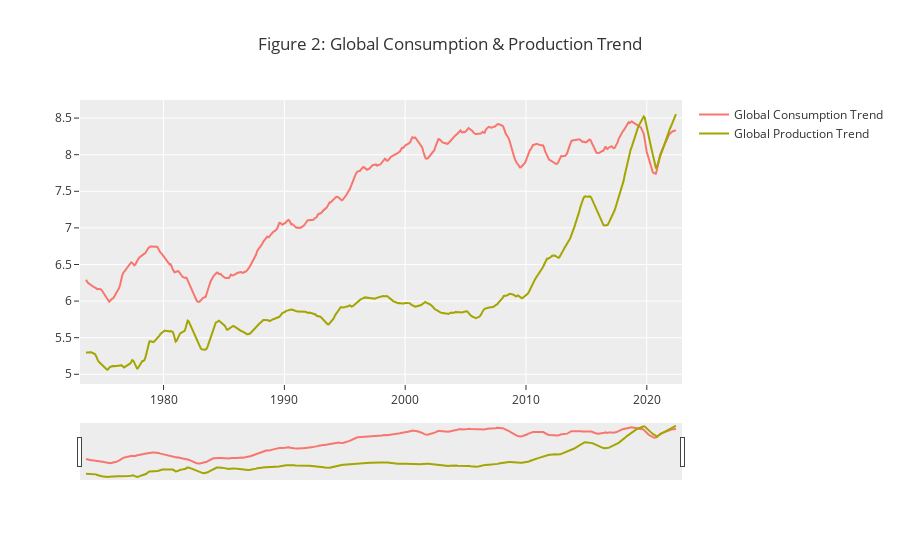

The cell this chart's notebook holds for it:
### Code cell
fig_global_prod_con = go.Figure()
fig_global_prod_con = fig_global_prod_con.add_trace(go.Scatter(x=con_primary_energy_trend.index, y=con_primary_energy_trend['trend'], name='Global Consumption Trend'))
fig_global_prod_con = fig_global_prod_con.add_trace(go.Scatter(x=prod_primary_energy_trend.index, y=prod_primary_energy_trend['trend'], name='Global Production Trend'))
fig_global_prod_con = fig_global_prod_con.update_layout(title='Figure 2: Global Consumption & Production Trend')
fig_global_prod_con.update_xaxes(rangeslider_visible=True)
fig_global_prod_con.show()

### Figure 1 — Plotly figure (JSON) as saved in the notebook; plotly's stock layout.template omitted (floating-point values rounded to 4 significant figures; data arrays with more than 128 entries replaced by an {"elided": "..."} marker saying what was removed)
{"data": [{"name": "Global Consumption Trend", "type": "scatter", "x": {"elided": "599 str values"}, "y": {"elided": "599 float values"}}, {"name": "Global Production Trend", "type": "scatter", "x": {"elided": "599 str values"}, "y": {"elided": "599 float values"}}], "layout": {"title": {"text": "Figure 2: Global Consumption & Production Trend"}, "xaxis": {"rangeslider": {"visible": true}}}}
